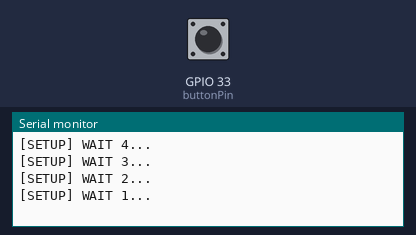
The sketch below on a simulated ESP32. Shown: the last lines printed to the serial monitor. The test bench sets the inputs (shaded band); at power-on: GPIO 33 (buttonPin) LOW. WiFi joins after 1.5 s; servers stay silent unless stated; web services answer with replies made up by the test bench.

Above: at 5.2 s.
5.3 s: GPIO 33 (buttonPin) pulled HIGH for 1 s
At 7.5 s:
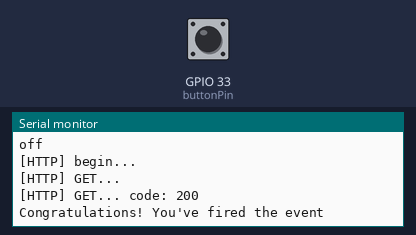
7.8 s: GPIO 33 (buttonPin) pulled HIGH for 0.15 s
At 7.96 s:
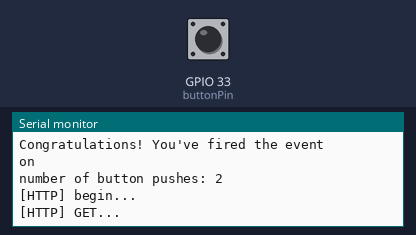
9.4 s: GPIO 33 (buttonPin) pulled HIGH for 0.15 s
At 9.56 s:
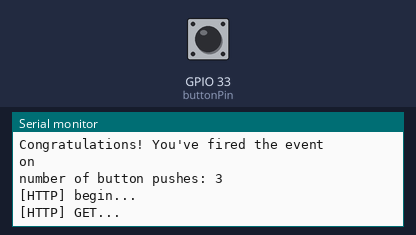
Timing chart, 0 to 12.4 s (numbered marks = the images above; inputs shaded):
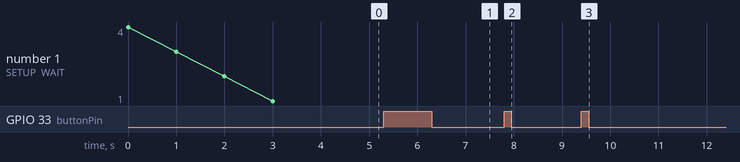

The sketch:

Main.ino
```cpp
#include <Arduino.h>

#include <WiFi.h>
#include <WiFiMulti.h>

#include "lib1.h"

// this constant won't change:
const int  buttonPin = 33;    // the pin that the pushbutton is attached to

// Variables will change:
int buttonPushCounter = 0;   // counter for the number of button presses
int buttonState = 0;         // current state of the button
int lastButtonState = 0;     // previous state of the button

WiFiMulti wifiMulti;
Light light;

void setup() {
  // initialize the button pin as a input:
  pinMode(buttonPin, INPUT);
  // initialize serial communication:
  Serial.begin(115200);
  for(uint8_t t = 4; t > 0; t--) {
      Serial.printf("[SETUP] WAIT %d...\n", t);
      Serial.flush();
      delay(1000);
  }

    wifiMulti.addAP("HiddenLeafNetwork 2.4GHz", "password");
}


void loop() {
  if((wifiMulti.run() == WL_CONNECTED)) {
    // read the pushbutton input pin:
    buttonState = digitalRead(buttonPin);

    // compare the buttonState to its previous state
    if (buttonState != lastButtonState) {
      // if the state has changed, increment the counter
      if (buttonState == HIGH) {
        // if the current state is HIGH then the button went from off to on:
        buttonPushCounter++;
        Serial.println("on");
        Serial.print("number of button pushes: ");
        Serial.println(buttonPushCounter);
        light.turnOn();
      } else {
        // if the current state is LOW then the button went from on to off:
        Serial.println("off");
        light.turnOff();
      }
      // Delay a little bit to avoid bouncing
      delay(50);
    }
    // save the current state as the last state, for next time through the loop
    lastButtonState = buttonState;
  } else {
    Serial.printf("[%d] Wifi not connected!\n", buttonPushCounter);
    delay(5000);
  }
}
```

lib1.cpp
```cpp
#include "lib1.h"

#define USE_SERIAL Serial

const char LIGHT_ON_URI[] = "http://maker.ifttt.com/trigger/light_on/with/key/bpGQDLtVGRPza0T7xPXGaR";
const char LIGHT_OFF_URI[] = "http://maker.ifttt.com/trigger/light_off/with/key/bpGQDLtVGRPza0T7xPXGaR";


Light::Light() { }

void Light::turnOn() {
  get(LIGHT_ON_URI);
}
void Light::turnOff() {
  get(LIGHT_OFF_URI);
}

void Light::get(const char url[]) {
        USE_SERIAL.print("[HTTP] begin...\n");
        http.begin(url); //HTTP

        USE_SERIAL.print("[HTTP] GET...\n");
        // start connection and send HTTP header
        int httpCode = http.GET();

        // httpCode will be negative on error
        if(httpCode > 0) {
            // HTTP header has been send and Server response header has been handled
            USE_SERIAL.printf("[HTTP] GET... code: %d\n", httpCode);

            // file found at server
            if(httpCode == HTTP_CODE_OK) {
                String payload = http.getString();
                USE_SERIAL.println(payload);
            }
        } else {
            USE_SERIAL.printf("[HTTP] GET... failed, error: %s\n", http.errorToString(httpCode).c_str());
        }

        http.end();
}
```

lib1.h
```cpp
#include <HTTPClient.h>


class Light {
public:
    Light();
    void turnOn();
    void turnOff();

private:
  void get(const char url[]);
  HTTPClient http;

};
```

Measured:
- after the input at 5.3 s, the serial monitor: prints a new line after 0.20 s (image 1)
- after the input at 7.8 s, the serial monitor: prints a new line at once (image 2)
- after the input at 9.4 s, the serial monitor: prints a new line at once (image 3)
